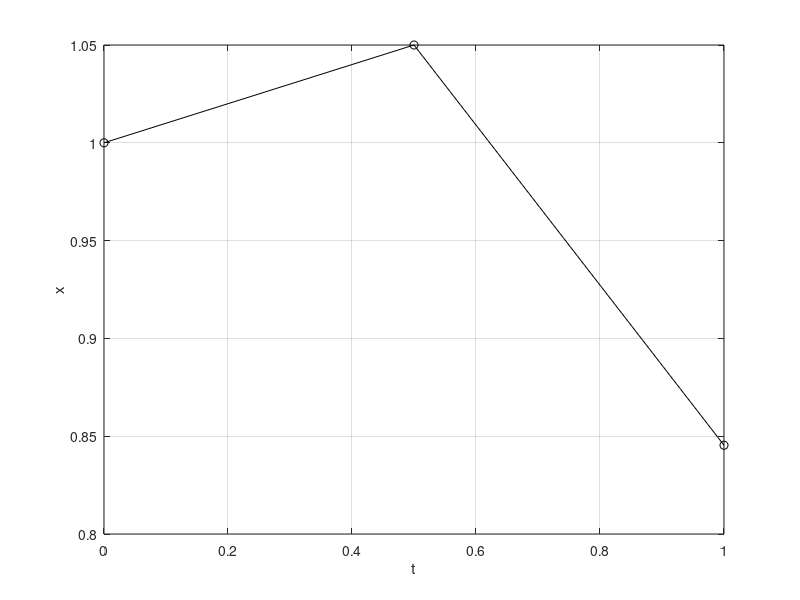

Source code (MATLAB):
clear all;
% we are solving x'=f(x,t) using Forward Euler
 
% for example from class, x'=-tx+0.1x^3
x0=1; % starting value of x, x(t0)
t0=0; % starting time
T=1; %final time
N=2; % number of  steps to take
 
h=(T-t0)/N; % time step
ts=t0:h:T; % all the times at which we will approximate the solution
 
xsF=zeros(1,N+1); % saves all values of x for Forward Euler
xsF(1)=x0;
 
%xold=x0;
 
for n=1:N
    xsF(n+1)=xsF(n)+h*(-ts(n)*xsF(n)+0.1*xsF(n)^3); % in parentheses is f(x,t) -- Forward Euler
    % Output at each step
    disp(['Forward Euler predicts the value x(' num2str(ts(n+1)) ')=' num2str(xsF(n+1))])
end
 
plot(ts,xsF,'ko-') % this plots in black (k) with circles (o) at each point and connects the dots with lines (-)
grid on
xlabel('t') % this gives the label between quotes to the horizontal axis
ylabel('x') % this gives the label between quotes to the vertical axis
